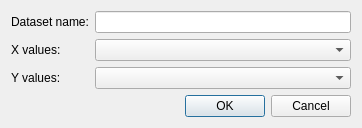
<?xml version="1.0" encoding="UTF-8"?>
<ui version="4.0">
 <class>Dialog</class>
 <widget class="QDialog" name="Dialog">
  <property name="geometry">
   <rect>
    <x>0</x>
    <y>0</y>
    <width>362</width>
    <height>113</height>
   </rect>
  </property>
  <property name="windowTitle">
   <string>Create dataset from parameter</string>
  </property>
  <layout class="QGridLayout" name="gridLayout">
   <item row="1" column="0">
    <widget class="QLabel" name="label">
     <property name="sizePolicy">
      <sizepolicy hsizetype="Fixed" vsizetype="Preferred">
       <horstretch>0</horstretch>
       <verstretch>0</verstretch>
      </sizepolicy>
     </property>
     <property name="text">
      <string>X values:</string>
     </property>
    </widget>
   </item>
   <item row="2" column="1">
    <widget class="QComboBox" name="yvalueBox"/>
   </item>
   <item row="3" column="0" colspan="2">
    <widget class="QDialogButtonBox" name="buttonBox">
     <property name="orientation">
      <enum>Qt::Horizontal</enum>
     </property>
     <property name="standardButtons">
      <set>QDialogButtonBox::Cancel|QDialogButtonBox::Ok</set>
     </property>
    </widget>
   </item>
   <item row="1" column="1">
    <widget class="QComboBox" name="xvalueBox"/>
   </item>
   <item row="2" column="0">
    <widget class="QLabel" name="label_2">
     <property name="text">
      <string>Y values:</string>
     </property>
    </widget>
   </item>
   <item row="0" column="0">
    <widget class="QLabel" name="label_3">
     <property name="text">
      <string>Dataset name:</string>
     </property>
    </widget>
   </item>
   <item row="0" column="1">
    <widget class="QLineEdit" name="nameBox"/>
   </item>
  </layout>
 </widget>
 <tabstops>
  <tabstop>nameBox</tabstop>
  <tabstop>xvalueBox</tabstop>
  <tabstop>yvalueBox</tabstop>
  <tabstop>buttonBox</tabstop>
 </tabstops>
 <resources/>
 <connections>
  <connection>
   <sender>buttonBox</sender>
   <signal>accepted()</signal>
   <receiver>Dialog</receiver>
   <slot>accept()</slot>
   <hints>
    <hint type="sourcelabel">
     <x>248</x>
     <y>254</y>
    </hint>
    <hint type="destinationlabel">
     <x>157</x>
     <y>274</y>
    </hint>
   </hints>
  </connection>
  <connection>
   <sender>buttonBox</sender>
   <signal>rejected()</signal>
   <receiver>Dialog</receiver>
   <slot>reject()</slot>
   <hints>
    <hint type="sourcelabel">
     <x>316</x>
     <y>260</y>
    </hint>
    <hint type="destinationlabel">
     <x>286</x>
     <y>274</y>
    </hint>
   </hints>
  </connection>
 </connections>
</ui>
